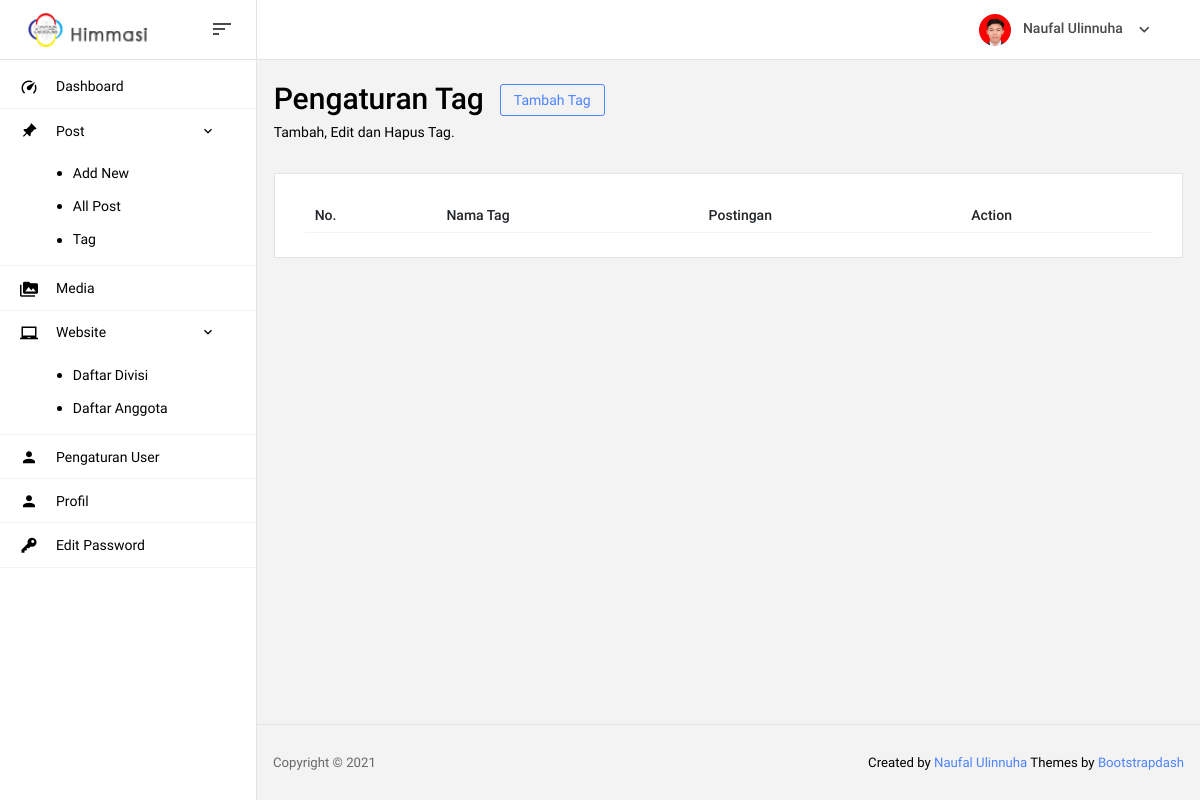
The page /admin/index.php?page=post-tag (signed in) on the database as committed earlier.
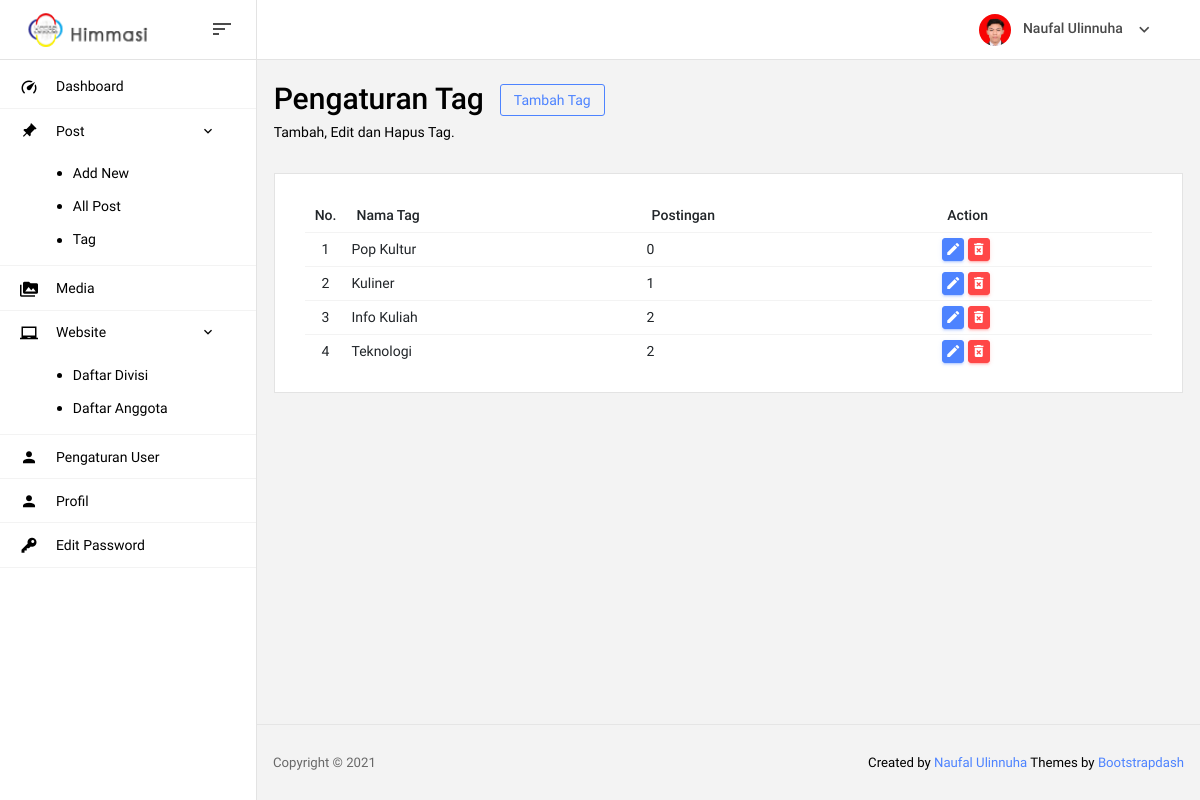
The same page on the database as committed later.
### tables this page shows
CREATE TABLE `tag` (
  `id_tag` int(11) NOT NULL,
  `tag` varchar(50) NOT NULL
);

### admin/page/post-tag.php (the view, shortened to what this page needs)
<section class="row">
  <div class="col-md-12 grid-margin">
    <div class="d-flex justify-content-between flex-wrap">
      <div class="d-flex align-items-end flex-wrap">
        <div class="mr-md-3 mr-xl-5">
          <div class="row m-0">
            <h2>Pengaturan Tag</h2>
            <button type="button" class="btn btn-outline-primary btn-sm ml-3" data-toggle="modal" data-target="#tambahTag" style="height: fit-content;">
              Tambah Tag
            </button>
          </div>
          <p class="mb-md-0">Tambah, Edit dan Hapus Tag.</p>
        </div>
      </div>
    </div>
  </div>
</section>
<section class="card">
  <div class="card-body">
    <div class="row">
      <div class="col-12">
        <div class="table-responsive">
          <table id="data-alumni" class="table">
            <thead>
              <tr>
                <th>No.</th>
                <th>Nama Tag</th>
                <th>Postingan</th>
                <th>Action</th>
              </tr>
            </thead>
            <tbody>
              <?php
                $no = 1;
                $sql = "SELECT * FROM `tag` ORDER BY `id_tag` DESC";
                $query = mysqli_query($koneksi,$sql);
                while($data = mysqli_fetch_array($query)){
                   $id_tag    = $data["id_tag"];
                   $tag       = $data["tag"];
                   $postingan = mysqli_num_rows(mysqli_query($koneksi, "SELECT * FROM `tag_post` WHERE `id_tag`='$id_tag'"));
              ?>
              <tr>
                <td class="td-nomer"><?= $no ?></td>
                <td><?= $tag ?></td>
                <td><?= $postingan ?></td>
                <td>
                  <button type="button" class="btn btn-primary btn-sm btn-table" title="Edit" data-toggle="modal" data-target="#editTag" onclick='editTag(<?php echo  '"'.$id_tag.'"' ?>)'><i class="mdi mdi-pencil"></i></button>
                  <button type="button" class="btn btn-danger btn-sm btn-table" title="Hapus" data-toggle="modal" data-target="#hapusTag" onclick='hapusTag(<?php echo  '"'.$id_tag.'"' ?>)'><i class="mdi mdi-delete-forever"></i></button>
                </td>
              </tr>
              <?php $no++; } ?>
            </tbody>
          </table>
        </div>
      </div>
    </div>
  </div>
</section>

Rows that differ between the two databases and show on the page:
added tag: tag "Pop Kultur", postingan "0"
added tag: tag "Kuliner", postingan "1"
added tag: tag "Info Kuliah", postingan "2"
added tag: tag "Teknologi", postingan "2"
